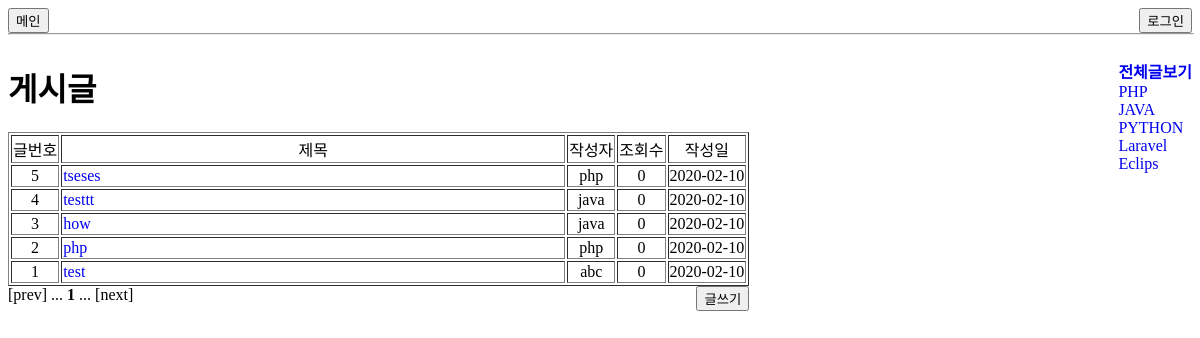
Page /list.php on the committed database.
### tables this page shows
create table contents_tb(
	content_no int primary key auto_increment,
    title varchar(20) not null,
    content mediumtext,
	user_no int,
    category_no int,
    write_dt datetime,
    view_cnt int default 0,
    foreign key (user_no) references user_tb(user_no) on delete cascade,
    foreign key (category_no) references category_tb(category_no) on delete cascade
)default charset = utf8;

### list.php (the view, shortened to what this page needs)
<!DOCTYPE html>
<html>
<head>
    <link rel="stylesheet" href="list.css">
</head>
<body>
<header>
    <div class='header'>
        <button id="main" onclick="location.href='main.php'">메인</button>
    <?php
    if(isset($_SESSION['id']))
    {   $id = $_SESSION['id'];
        ?>
        <button onclick="location.href='logout.php'"> 로그아웃</button>
        <a href="mypage.php"><button>마이페이지</button></a>
        <?php
        print '<div id="name">'.$id.' 님</div>';
    }
    else
    {?>
        <button onclick="location.href='login.html'"> 로그인</button>
        <?php
    }
    ?>
    </div>
</header>
<hr>
<div class='main_content'>
<h1>게시글</h1>
<?php
$pdo = DB_conn();
$page_set = 10;
$block_set = 5;
$category = 0;
$category_nm = '';
try
{
    if($category>0)
    {   $query = "SELECT count(content_no) as total FROM list_view where category_no=$category";
        $stmh=$pdo->prepare($query);
        $stmh->execute();
    }
    else
    {   $query = "SELECT count(content_no) as total FROM list_view";
        $stmh=$pdo->prepare($query);
        $stmh->execute();
    }
}
catch(PDOException $e)
{   print 'err: '. $e->getMessage();   }
$row=$stmh->fetch(PDO::FETCH_ASSOC);
$total = $row['total'];
$total_page = ceil ($total / $page_set);
$total_block = ceil ($total_page / $block_set);
$page = 1;
$block = ceil ($page / $block_set);
$limit_idx = ($page - 1) * $page_set;
try
{
    if($category>0)
    {   $query = "SELECT * from list_view where category_no=$category order by content_no desc limit $limit_idx, $page_set";
        $stmh=$pdo->prepare($query);
        $stmh->execute();
        ?>
        <script>
            $(document).ready(function(){
                $("h1").text("<?= $category_nm ?>");
            });
        </script>
        <?php
    }
    else
    {   $query = "SELECT content_no,title,id,view_cnt,write_dt from show_view order by content_no desc limit $limit_idx, $page_set";
        $stmh=$pdo->prepare($query);
        $stmh->execute();
    }
}
catch(PDOException $e)
{   print 'err: '. $e->getMessage();   }
?>
<table border=1>
    <tr align="center">
        <td>글번호</td><td>제목</td><td>작성자</td><td>조회수</td><td>작성일</td>
    </tr>
<?php
while($row=$stmh->fetch(PDO::FETCH_ASSOC))
{   print "<tr>";
    print "<td align=center>" . $row['content_no'] . "</td>";
    print "<td width=500px><a href='show.php?content_no=". $row['content_no'] ."'>" . $row['title'] . "</a></td>";
    print "<td align=center>".$row['id']."</td>";
    print "<td align=center>".$row['view_cnt']."</td>";
    $date = $row['write_dt'];
    $dateVal = substr($date,0,10);
    print "<td align=center>".$dateVal."</td>";
    print "</tr>";
}
?>
</table>
<?php
$first_page = (($block - 1) * $block_set) + 1;
$last_page = min ($total_page, $block * $block_set);
$prev_page = $page - 1;
$next_page = $page + 1;
$prev_block = $block - 1;
$next_block = $block + 1;
$prev_block_page = $prev_block * $block_set;
$next_block_page = $next_block * $block_set - ($block_set - 1);
print ($prev_page > 0) ? "<a href='".$_SERVER['PHP_SELF']."?page=$prev_page'>[prev]</a> " : "[prev] ";
print ($prev_block > 0) ? "<a href='".$_SERVER['PHP_SELF']."?page=$prev_block_page'>...</a> " : "... ";
for ($i=$first_page; $i<=$last_page; $i++)
{   print ($i != $page) ? "<a href='".$_SERVER['PHP_SELF']."?category=$category&page=$i'>$i</a> " : "<b>$i</b> ";
}
print ($next_block <= $total_block) ? "<a href='".$_SERVER['PHP_SELF']."?page=$next_block_page'>...</a> " : "... ";
print ($next_page <= $total_page) ? "<a href='".$_SERVER['PHP_SELF']."?page=$next_page'>[next]</a>" : "[next]";
?>
<button onclick="location.href='insert.php'">글쓰기</button>
</div>
<div class='category'>
    <ul>
        <a href="list.php?category=0"><li><b>전체글보기</b></li></a>
        <a href="list.php?category=1"><li>PHP</li></a>
        <a href="list.php?category=2"><li>JAVA</li></a>
        <a href="list.php?category=3"><li>PYTHON</li></a>
        <a href="list.php?category=4"><li>Laravel</li></a>
        <a href="list.php?category=5"><li>Eclips</li></a>
    </ul>
</div>
</body>
</html>

### list.css (style rules this page uses)
.main_content { float: left; }
.category { float: right; }
ul { list-style: none; }
a:link { text-decoration: none; }
button { float: right; }
hr { width:100%; top:26px; }
#main { float: left; }

### rows in the picture
contents_tb: content_no "5", title "tseses", id "php", view_cnt "0", write_dt "2020-02-10"
contents_tb: content_no "4", title "testtt", id "java", view_cnt "0", write_dt "2020-02-10"
contents_tb: content_no "3", title "how", id "java", view_cnt "0", write_dt "2020-02-10"
contents_tb: content_no "2", title "php", id "php", view_cnt "0", write_dt "2020-02-10"
contents_tb: content_no "1", title "test", id "abc", view_cnt "0", write_dt "2020-02-10"
